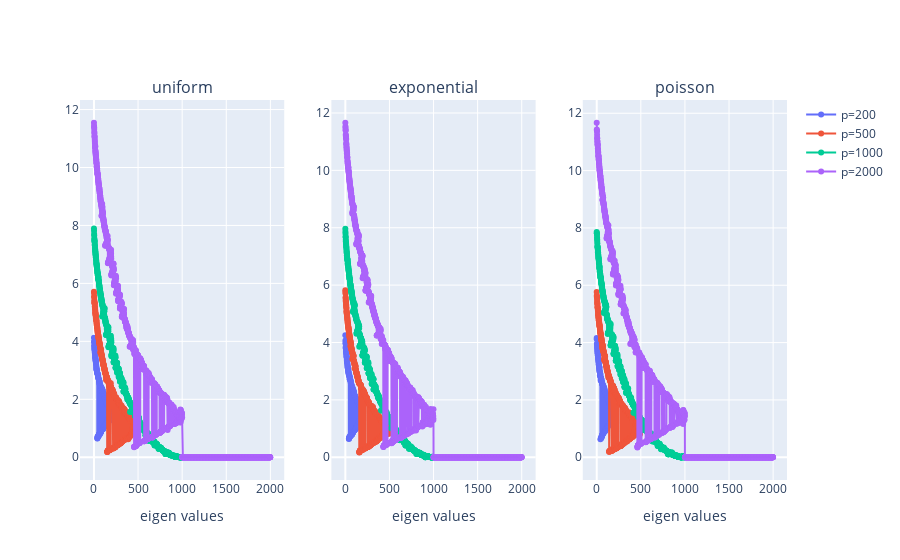

Notebook code for this chart:
### Markdown cell above
### question 10

### Code cell
# init figure
fig = make_subplots(
    rows=1,
    cols=3,
    subplot_titles=list(DICT_DIST.keys())
)

# params
n = 1000
values_p = [200, 500, 1000, 2000]
arr_colors = ['#636EFA', '#EF553B', '#00CC96', '#AB63FA']

for i, dist_name in enumerate(DICT_DIST):
    for p, color_name in zip(values_p, arr_colors):
        # build and apply svd
        X = sample_from(n, p, dist_name)
        eigen_values, _ = np.linalg.eig(X.T @ X / n)

        # plot
        fig.add_trace(
            go.Scatter(
                y=np.real(eigen_values),
                mode="markers+lines",
                name=f"p={p}",
                marker_color=color_name,
                showlegend=False if dist_name != "uniform" else True
            ),
            row=1, col=i+1
        )

# set axis layout
for i in [1, 2, 3]:
    fig.update_xaxes(
        title_text="eigen values",
        row=1, col=i
    )


fig.show()

### Figure 1 — Plotly figure (JSON) as saved in the notebook; plotly's stock layout.template omitted (floating-point values rounded to 4 significant figures; data arrays with more than 128 entries replaced by an {"elided": "..."} marker saying what was removed)
{"data": [{"marker": {"color": "#636EFA"}, "mode": "markers+lines", "name": "p=200", "showlegend": true, "type": "scatter", "xaxis": "x", "y": {"elided": "200 float values"}, "yaxis": "y"}, {"marker": {"color": "#EF553B"}, "mode": "markers+lines", "name": "p=500", "showlegend": true, "type": "scatter", "xaxis": "x", "y": {"elided": "500 float values"}, "yaxis": "y"}, {"marker": {"color": "#00CC96"}, "mode": "markers+lines", "name": "p=1000", "showlegend": true, "type": "scatter", "xaxis": "x", "y": {"elided": "1000 float values"}, "yaxis": "y"}, {"marker": {"color": "#AB63FA"}, "mode": "markers+lines", "name": "p=2000", "showlegend": true, "type": "scatter", "xaxis": "x", "y": {"elided": "2000 float values"}, "yaxis": "y"}, {"marker": {"color": "#636EFA"}, "mode": "markers+lines", "name": "p=200", "showlegend": false, "type": "scatter", "xaxis": "x2", "y": {"elided": "200 float values"}, "yaxis": "y2"}, {"marker": {"color": "#EF553B"}, "mode": "markers+lines", "name": "p=500", "showlegend": false, "type": "scatter", "xaxis": "x2", "y": {"elided": "500 float values"}, "yaxis": "y2"}, {"marker": {"color": "#00CC96"}, "mode": "markers+lines", "name": "p=1000", "showlegend": false, "type": "scatter", "xaxis": "x2", "y": {"elided": "1000 float values"}, "yaxis": "y2"}, {"marker": {"color": "#AB63FA"}, "mode": "markers+lines", "name": "p=2000", "showlegend": false, "type": "scatter", "xaxis": "x2", "y": {"elided": "2000 float values"}, "yaxis": "y2"}, {"marker": {"color": "#636EFA"}, "mode": "markers+lines", "name": "p=200", "showlegend": false, "type": "scatter", "xaxis": "x3", "y": {"elided": "200 float values"}, "yaxis": "y3"}, {"marker": {"color": "#EF553B"}, "mode": "markers+lines", "name": "p=500", "showlegend": false, "type": "scatter", "xaxis": "x3", "y": {"elided": "500 float values"}, "yaxis": "y3"}, {"marker": {"color": "#00CC96"}, "mode": "markers+lines", "name": "p=1000", "showlegend": false, "type": "scatter", "xaxis": "x3", "y": {"elided": "1000 float values"}, "yaxis": "y3"}, {"marker": {"color": "#AB63FA"}, "mode": "markers+lines", "name": "p=2000", "showlegend": false, "type": "scatter", "xaxis": "x3", "y": {"elided": "2000 float values"}, "yaxis": "y3"}], "layout": {"annotations": [{"font": {"size": 16}, "showarrow": false, "text": "uniform", "x": 0.1444, "xanchor": "center", "xref": "paper", "y": 1, "yanchor": "bottom", "yref": "paper"}, {"font": {"size": 16}, "showarrow": false, "text": "exponential", "x": 0.5, "xanchor": "center", "xref": "paper", "y": 1, "yanchor": "bottom", "yref": "paper"}, {"font": {"size": 16}, "showarrow": false, "text": "poisson", "x": 0.8556, "xanchor": "center", "xref": "paper", "y": 1, "yanchor": "bottom", "yref": "paper"}], "xaxis": {"anchor": "y", "domain": [0, 0.2889], "title": {"text": "eigen values"}}, "xaxis2": {"anchor": "y2", "domain": [0.3556, 0.6444], "title": {"text": "eigen values"}}, "xaxis3": {"anchor": "y3", "domain": [0.7111, 1], "title": {"text": "eigen values"}}, "yaxis": {"anchor": "x", "domain": [0, 1]}, "yaxis2": {"anchor": "x2", "domain": [0, 1]}, "yaxis3": {"anchor": "x3", "domain": [0, 1]}}}
